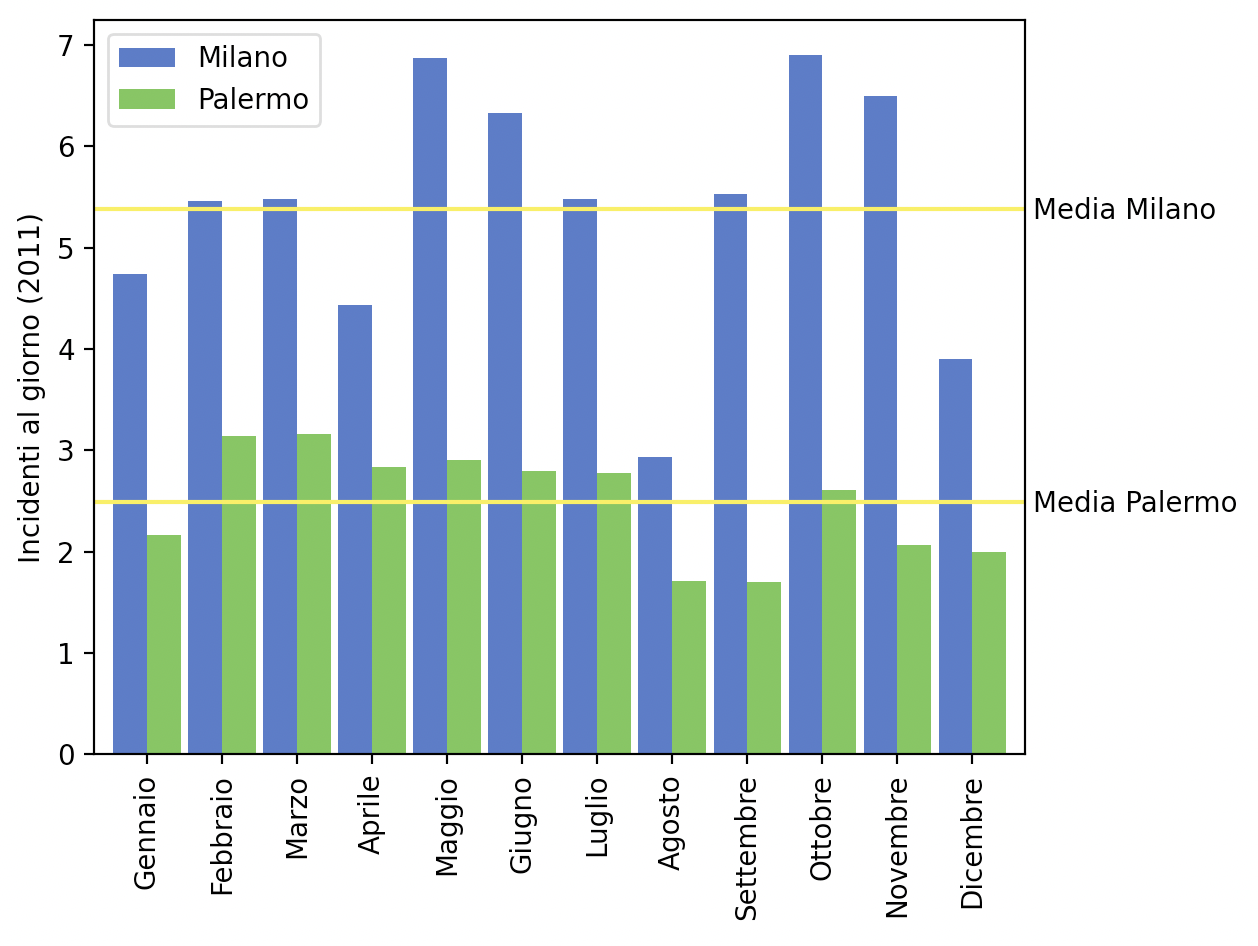

Python code for this plot:
import pandas as pd
import matplotlib.pyplot as plt

path = "dataset/incidenti/incidenti_2012.txt"
data = pd.read_csv(path, sep="\t")

milano_mese = data[data['provincia'] == 15]['mese'].value_counts().sort_index()
palermo_mese = data[data['provincia'] == 82]['mese'].value_counts().sort_index()

index = 0
for giorni_in_mese in [31, 28, 31, 30, 31, 30, 31, 31, 30, 31, 30, 31]:
    milano_mese.iloc[index] /= giorni_in_mese
    palermo_mese.iloc[index] /= giorni_in_mese
    index += 1

milano_media = milano_mese.mean()
palermo_media = palermo_mese.mean()

pd.DataFrame([milano_mese, palermo_mese], ['Milano', 'Palermo']).transpose().plot.bar(
    width=0.9, 
    color={
        'Milano': '#4566c1',
        'Palermo': '#66c145'
    }
)

plt.ylabel("Incidenti al giorno (2011)")
plt.xticks(range(0,12), ["Gennaio","Febbraio","Marzo","Aprile","Maggio","Giugno","Luglio","Agosto","Settembre","Ottobre","Novembre","Dicembre"])
plt.plot([-1, 15], [milano_media, milano_media], color='#f9f03b')
plt.plot([-1, 15], [palermo_media, palermo_media], color='#f9f03b')
plt.text(11.8,milano_media - 0.1,'Media Milano')
plt.text(11.8,palermo_media - 0.1,'Media Palermo')
# milano_mese.plot.bar(width=0.9, color='#4566c1', alpha=1.0, label='Milano', stacked=False)
# palermo_mese.plot.bar(width=0.9, color='#66c145', alpha=0.5, label='Palermo', stacked=False)
plt.legend()
plt.tight_layout()
plt.show()
